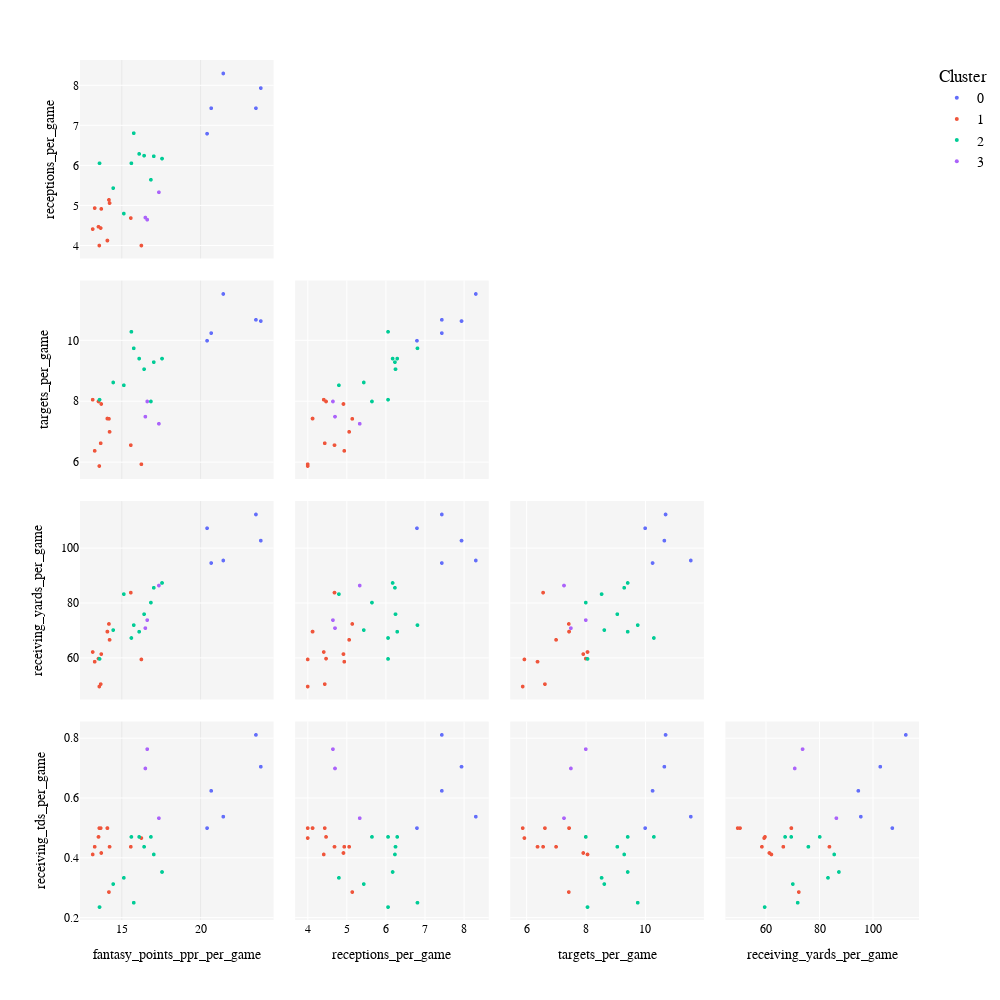

Notebook code for this chart:
### Code cell
create_cluster_plot(df_cluster, cluster_ranking, subset_cols,
                    save_path=save_path, font_size=12, marker_size=4, diagonal_is_visible=False,
                    width=1000, height=1000, showupperhalf=False, legend_size=14)

### Figure 1 — Plotly figure (JSON) as saved in the notebook; plotly's stock layout.template omitted (floating-point values rounded to 4 significant figures)
{"data": [{"diagonal": {"visible": false}, "dimensions": [{"axis": {"matches": true}, "label": "fantasy_points_ppr_per_game", "values": [23.84, 21.45, 20.68, 20.42, 23.52]}, {"axis": {"matches": true}, "label": "receptions_per_game", "values": [7.941, 8.308, 7.438, 6.8, 7.438]}, {"axis": {"matches": true}, "label": "targets_per_game", "values": [10.65, 11.54, 10.25, 10, 10.69]}, {"axis": {"matches": true}, "label": "receiving_yards_per_game", "values": [102.9, 95.62, 94.69, 107.4, 112.4]}, {"axis": {"matches": true}, "label": "receiving_tds_per_game", "values": [0.7059, 0.5385, 0.625, 0.5, 0.8125]}], "hovertemplate": "<b>%{hovertext}</b><br><br>Cluster=0<br>%{xaxis.title.text}=%{x}<br>%{yaxis.title.text}=%{y}<extra></extra>", "hovertext": ["DeAndre Hopkins", "Rashee Rice", "Calvin Ridley", "Jayden Reed", "Adam Thielen"], "legendgroup": "0", "marker": {"color": "#636efa", "size": 4, "symbol": "circle"}, "name": "0", "showlegend": true, "showupperhalf": false, "type": "splom"}, {"diagonal": {"visible": false}, "dimensions": [{"axis": {"matches": true}, "label": "fantasy_points_ppr_per_game", "values": [14.09, 13.58, 13.7, 13.52, 13.28, 13.66, 13.15, 14.19, 14.22, 15.57, 16.25, 14.09]}, {"axis": {"matches": true}, "label": "receptions_per_game", "values": [4.125, 4, 4.917, 4.471, 4.938, 4.438, 4.412, 5.143, 5.062, 4.688, 4, 4.125]}, {"axis": {"matches": true}, "label": "targets_per_game", "values": [7.438, 5.875, 7.917, 8, 6.375, 6.625, 8.059, 7.429, 7, 6.562, 5.933, 7.438]}, {"axis": {"matches": true}, "label": "receiving_yards_per_game", "values": [69.62, 49.56, 61.42, 59.76, 58.62, 50.44, 62.18, 72.43, 66.62, 83.88, 59.47, 69.62]}, {"axis": {"matches": true}, "label": "receiving_tds_per_game", "values": [0.5, 0.5, 0.4167, 0.4706, 0.4375, 0.5, 0.4118, 0.2857, 0.4375, 0.4375, 0.4667, 0.5]}], "hovertemplate": "<b>%{hovertext}</b><br><br>Cluster=1<br>%{xaxis.title.text}=%{x}<br>%{yaxis.title.text}=%{y}<extra></extra>", "hovertext": ["Stefon Diggs", "Michael Pittman", "Brandon Aiyuk", "Amari Cooper", "Chris Olave", "Davante Adams", "Jaylen Waddle", "D.K. Metcalf", "DK Metcalf", "Cooper Kupp", "Jakobi Meyers", "DeVonta Smith"], "legendgroup": "1", "marker": {"color": "#EF553B", "size": 4, "symbol": "circle"}, "name": "1", "showlegend": true, "showupperhalf": false, "type": "splom"}, {"diagonal": {"visible": false}, "dimensions": [{"axis": {"matches": true}, "label": "fantasy_points_ppr_per_game", "values": [14.46, 15.13, 15.76, 16.11, 13.59, 15.61, 16.85, 17.04, 17.56, 16.42]}, {"axis": {"matches": true}, "label": "receptions_per_game", "values": [5.438, 4.8, 6.812, 6.294, 6.059, 6.059, 5.647, 6.235, 6.176, 6.25]}, {"axis": {"matches": true}, "label": "targets_per_game", "values": [8.625, 8.533, 9.75, 9.412, 8.059, 10.29, 8, 9.294, 9.412, 9.062]}, {"axis": {"matches": true}, "label": "receiving_yards_per_game", "values": [70.19, 83.33, 72, 69.59, 59.65, 67.29, 80.24, 85.65, 87.41, 76]}, {"axis": {"matches": true}, "label": "receiving_tds_per_game", "values": [0.3125, 0.3333, 0.25, 0.4706, 0.2353, 0.4706, 0.4706, 0.4118, 0.3529, 0.4375]}], "hovertemplate": "<b>%{hovertext}</b><br><br>Cluster=2<br>%{xaxis.title.text}=%{x}<br>%{yaxis.title.text}=%{y}<extra></extra>", "hovertext": ["Amon-Ra St. Brown", "Justin Jefferson", "Puka Nacua", "Nico Collins", "A.J. Brown", "Mike Evans", "Tank Dell", "Ja'Marr Chase", "Deebo Samuel", "D.J. Moore"], "legendgroup": "2", "marker": {"color": "#00cc96", "size": 4, "symbol": "circle"}, "name": "2", "showlegend": true, "showupperhalf": false, "type": "splom"}, {"diagonal": {"visible": false}, "dimensions": [{"axis": {"matches": true}, "label": "fantasy_points_ppr_per_game", "values": [16.62, 17.36, 16.5]}, {"axis": {"matches": true}, "label": "receptions_per_game", "values": [4.647, 5.333, 4.7]}, {"axis": {"matches": true}, "label": "targets_per_game", "values": [8, 7.267, 7.5]}, {"axis": {"matches": true}, "label": "receiving_yards_per_game", "values": [73.82, 86.47, 70.9]}, {"axis": {"matches": true}, "label": "receiving_tds_per_game", "values": [0.7647, 0.5333, 0.7]}], "hovertemplate": "<b>%{hovertext}</b><br><br>Cluster=3<br>%{xaxis.title.text}=%{x}<br>%{yaxis.title.text}=%{y}<extra></extra>", "hovertext": ["Tyreek Hill", "Keenan Allen", "CeeDee Lamb"], "legendgroup": "3", "marker": {"color": "#ab63fa", "size": 4, "symbol": "circle"}, "name": "3", "showlegend": true, "showupperhalf": false, "type": "splom"}], "layout": {"dragmode": "select", "font": {"color": "black", "family": "Courier New, monospace", "size": 12}, "height": 1000, "legend": {"font": {"size": 14}, "title": {"text": "Cluster"}, "tracegroupgap": 0}, "margin": {"t": 60}, "paper_bgcolor": "rgba(0,0,0,0)", "plot_bgcolor": "rgba(245, 245, 245, 1)", "showlegend": true, "width": 1000, "xaxis": {"gridcolor": "rgba(200, 200, 200, 0.5)", "gridwidth": 0.5, "showgrid": true}, "yaxis": {"gridcolor": "rgba(200, 200, 200, 0.5)", "gridwidth": 0.5, "showgrid": true}}}
